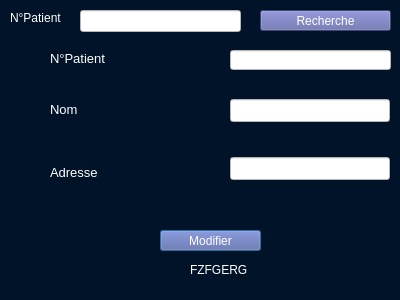
<?xml version="1.0" encoding="UTF-8"?>
<ui version="4.0">
 <class>modif_pat</class>
 <widget class="QDialog" name="modif_pat">
  <property name="geometry">
   <rect>
    <x>0</x>
    <y>0</y>
    <width>400</width>
    <height>300</height>
   </rect>
  </property>
  <property name="windowTitle">
   <string>Dialog</string>
  </property>
  <property name="styleSheet">
   <string notr="true">color:white;
background:#001328;
</string>
  </property>
  <widget class="QWidget" name="verticalLayoutWidget">
   <property name="geometry">
    <rect>
     <x>50</x>
     <y>80</y>
     <width>151</width>
     <height>121</height>
    </rect>
   </property>
   <layout class="QVBoxLayout" name="verticalLayout">
    <item>
     <widget class="QLabel" name="lblNompat">
      <property name="font">
       <font>
        <pointsize>10</pointsize>
       </font>
      </property>
      <property name="styleSheet">
       <string notr="true">COLOR:white;</string>
      </property>
      <property name="text">
       <string>Nom</string>
      </property>
     </widget>
    </item>
    <item>
     <widget class="QLabel" name="lblAdresse">
      <property name="font">
       <font>
        <pointsize>10</pointsize>
       </font>
      </property>
      <property name="styleSheet">
       <string notr="true">COLOR:white;</string>
      </property>
      <property name="text">
       <string>Adresse</string>
      </property>
     </widget>
    </item>
   </layout>
  </widget>
  <widget class="QWidget" name="verticalLayoutWidget_2">
   <property name="geometry">
    <rect>
     <x>230</x>
     <y>70</y>
     <width>160</width>
     <height>141</height>
    </rect>
   </property>
   <layout class="QVBoxLayout" name="verticalLayout_2">
    <item>
     <widget class="QLineEdit" name="txtNompat">
      <property name="font">
       <font>
        <pointsize>10</pointsize>
       </font>
      </property>
      <property name="styleSheet">
       <string notr="true">color:black;background-color: WHITE;</string>
      </property>
     </widget>
    </item>
    <item>
     <widget class="QLineEdit" name="txtAdresse">
      <property name="font">
       <font>
        <pointsize>10</pointsize>
       </font>
      </property>
      <property name="styleSheet">
       <string notr="true">color:black;background-color: WHITE;</string>
      </property>
     </widget>
    </item>
   </layout>
  </widget>
  <widget class="QLineEdit" name="lineEdit_modpat">
   <property name="geometry">
    <rect>
     <x>80</x>
     <y>10</y>
     <width>161</width>
     <height>22</height>
    </rect>
   </property>
   <property name="styleSheet">
    <string notr="true">color:black;background-color: WHITE;</string>
   </property>
  </widget>
  <widget class="QLabel" name="label_connect">
   <property name="geometry">
    <rect>
     <x>190</x>
     <y>260</y>
     <width>111</width>
     <height>20</height>
    </rect>
   </property>
   <property name="text">
    <string>FZFGERG</string>
   </property>
  </widget>
  <widget class="QLabel" name="label_nummed">
   <property name="geometry">
    <rect>
     <x>10</x>
     <y>10</y>
     <width>61</width>
     <height>16</height>
    </rect>
   </property>
   <property name="styleSheet">
    <string notr="true">COLOR:white;</string>
   </property>
   <property name="text">
    <string>N°Patient</string>
   </property>
  </widget>
  <widget class="QLineEdit" name="txtnumpat">
   <property name="enabled">
    <bool>false</bool>
   </property>
   <property name="geometry">
    <rect>
     <x>230</x>
     <y>50</y>
     <width>161</width>
     <height>20</height>
    </rect>
   </property>
   <property name="font">
    <font>
     <pointsize>10</pointsize>
    </font>
   </property>
   <property name="autoFillBackground">
    <bool>false</bool>
   </property>
   <property name="styleSheet">
    <string notr="true">color:black;background-color: WHITE;</string>
   </property>
  </widget>
  <widget class="QLabel" name="lblnumpat">
   <property name="geometry">
    <rect>
     <x>50</x>
     <y>50</y>
     <width>81</width>
     <height>16</height>
    </rect>
   </property>
   <property name="font">
    <font>
     <pointsize>10</pointsize>
    </font>
   </property>
   <property name="styleSheet">
    <string notr="true">COLOR:white;</string>
   </property>
   <property name="text">
    <string>N°Patient</string>
   </property>
  </widget>
  <widget class="QPushButton" name="pushButton">
   <property name="geometry">
    <rect>
     <x>160</x>
     <y>230</y>
     <width>101</width>
     <height>21</height>
    </rect>
   </property>
   <property name="styleSheet">
    <string notr="true">background-color: #5E64A6;
color:white;</string>
   </property>
   <property name="text">
    <string>Modifier</string>
   </property>
  </widget>
  <widget class="QPushButton" name="pushButton_2">
   <property name="geometry">
    <rect>
     <x>260</x>
     <y>10</y>
     <width>131</width>
     <height>21</height>
    </rect>
   </property>
   <property name="styleSheet">
    <string notr="true">background-color: #5E64A6;
color:white;</string>
   </property>
   <property name="text">
    <string>Recherche</string>
   </property>
  </widget>
  <widget class="QLabel" name="label_2">
   <property name="geometry">
    <rect>
     <x>120</x>
     <y>430</y>
     <width>47</width>
     <height>13</height>
    </rect>
   </property>
   <property name="text">
    <string>hgqe</string>
   </property>
  </widget>
 </widget>
 <resources/>
 <connections/>
</ui>
